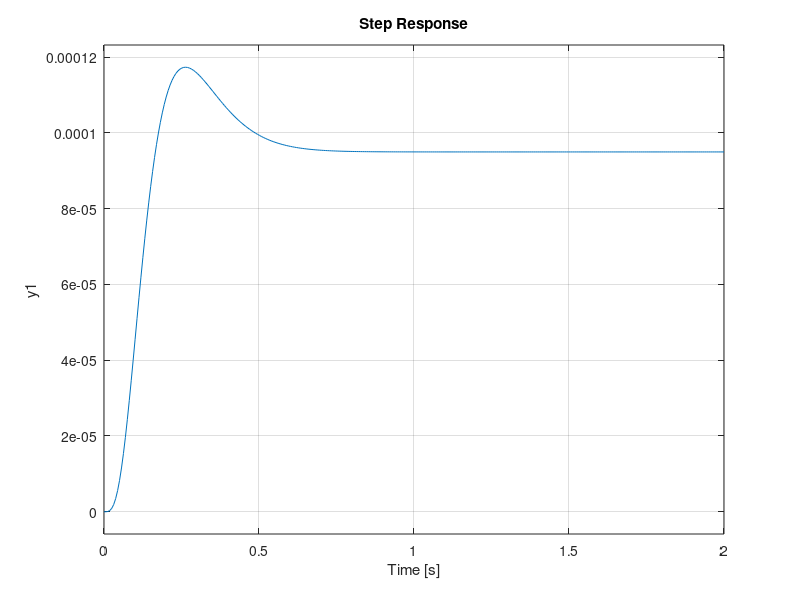

The MATLAB script that drew this image: (Note: this script raises an error after producing the figure.)
n=5;
m=1;
p=2;
A=[-14.5 -59.5 -149.5 -38.5 65
    1 0 0 0 0
    0 1 0 0 0
    0 0 1 0 0 
    0 0 0 1 0];
B=[ 1; 0; 0; 0; 0];
C=[ 0 0 0 100 500];
D=zeros(size(C,1), size(B,2));
OB=obsv(A,C);
rank_OB=rank(OB);
j=sqrt(-1);
cont_poles=[-15 -30 -50 -15+3j -15-3j];
obsv_poles =[-15+0j -7+3j -7-3j -6+0j 5.5+0j];
K2=place(A',C',obsv_poles);
K1=place(A,B,cont_poles);
L=K2';
A_obs = (A-L*C);
B_obs = [L (B - L*D)];
C_obs = eye(n); %why?
D_obs = zeros(size(C_obs,1),size(B_obs,2));

A_cl=[A-(B*K1) (B*K1)
    zeros(size(A)) A-L*C];
B_cl=[B; zeros(size(B))];
C_cl=[C zeros(size(C))];
D_cl=zeros(size(C_cl,1),size(B_cl,2));

x0=[1 1 1 1 1]';
x0_hat=[0 0 0 0 0]';
SYS=ss(A_cl,B_cl,C_cl,D_cl);
figure(1)
step(SYS)
hold on;
% figure(2)
stepinfo(SYS,'SettlingTimeThreshold',0.02)
Ts = 0.1;
t_final = 15;
time = [0:Ts:t_final]';

% sim('observer1')